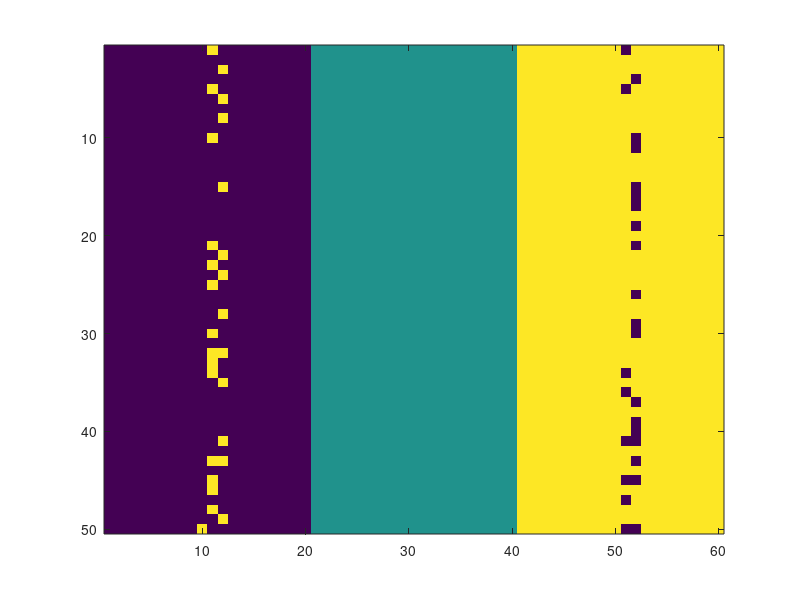

The MATLAB source for this figure: (Note: this script raises an error after producing the figure.)
close all;
clear all;
X=zeros(1000,3);

for i=1:10
    for j=1:10
        for k=1:10
            X((i-1)*100+(j-1)*10+k,1) = i/10;
            X((i-1)*100+(j-1)*10+k,2) = j/10;
            X((i-1)*100+(j-1)*10+k,3) = k/10;
        end
    end
end
X=vertcat(X,X,X);




X([1001:2000],3) = X([1001:2000],3)+1.2;
X([2001:3000],3) = X([2001:3000],3)+2.4;


   
   
 figure; 
 scatter3(X(:,1),X(:,2),X(:,3),[],'filled');
   
%%

 
 X=horzcat(X,zeros(3000,196));
 

 [Q,R] = qr(randn(199));
 X=X*Q;
 X=horzcat(X,ones(3000,1));
 for i=1:3
     for j=1:1000
         X((i-1)*1000 + j,200) = i/10; 
     end
 end

%  
  C_1=X(randi([500 600],30,1),:);
  C_2=X(randi([2500 2600],30,1),:);
%  
  X(randi([500 600],30,1),:)=C_2;
  X(randi([2500 2600],30,1),:) = C_1;
 
  imagesc(reshape(X(:,200),50,60));
 
addpath(genpath('../../LLPD_H'));
 SetDefaultParameters 
 DenoisingOpts.Method='None';
 
 %using spatial 
 LLPDopts.KNN = 1400; 
SpectralOpts.SigmaScaling = 'Manual';
SpectralOpts.SigmaValues = linspace(5, 500, 2);


% SpectralOpts.SigmaScaling = 'Automatic';
%  LLPDopts.KNN = 100; 

 SpatialReg.UseReg = 1;
 SpatialReg.Width = 50;
 SpatialReg.Height = 60;
 SpatialReg.Sigma = 19;
 SpatialReg.R=1;
 SpatialReg.r=30;
 MajorV.Use = 0;

 
 ComparisonOpts.RunEucSC = 0;
 ComparisonOpts.EucSCSigmaScaling = 'Automatic'; 
% 
% 
% 
% 
  GeneralScript_LLPD_SC
  %%
 %figure;
 % scatter3(X(:,1),X(:,2),X(:,3),[],Labels_EuclideanSC_FullData,'filled');
 % figure;
 % figure;scatter3(X(:,1),X(:,2),X(:,3),[],Labels_LLPD_SC_FullData,'filled');
  figure; imagesc(reshape(Labels_LLPD_SC_FullData,50,60));
  figure; imagesc(reshape(Labels_Kmeans_FullData,50,60));
%
